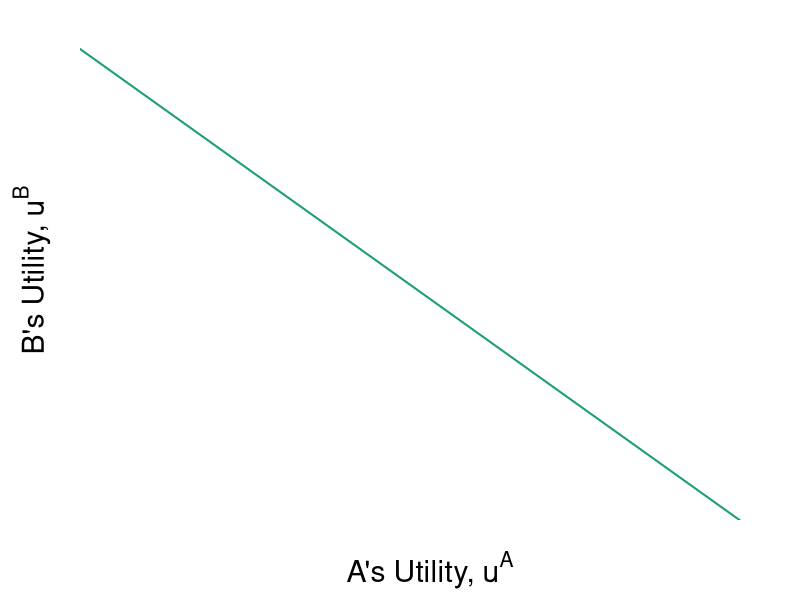

This figure's R source: (Note: this script raises an error after producing the figure.)
require(ggplot2)
require(shape)
require(plotrix)
#pdf(file = "property_fig8STEP1.pdf", width = 9, height = 7)
#pdf(file = "property_fig8STEP2.pdf", width = 9, height = 7)
pdf(file = "property/property_fig8.pdf", width = 9, height = 7)

#Set parameters for graphics
namesize <- 1.3
pointsize <- 1.8
axislabelsize <- 1.8
labelsize <- 1.5
namesize <- 1.8
annotatesize <- 1.5
graphlinewidth <- 2
segmentlinewidth <- 1.5

upf <- function(ub) {
  12.24745 - ub
}

#Welfare at z: (((9^0.5)*(1^0.5))^0.5)*(((1^0.5)*(14^0.5))^0.5)

swf.z <- function(ub, a = 0.5, W = 3.350369) {
  (((W)*(1/ub)^a)^(1/(1-a)))
}

uAlog <- function(xA, yA, alpha = 1/2){
  alpha*log(xA) + (1-alpha)*log(yA)
}

#Welfare at h: (((7^0.5)*(1.3^0.5))^0.5)*(((3^0.5)*(13.7^0.5))^0.5)
swf.h <- function(ub, a = 0.5, W = 4.397651) {
  (((W)*(1/ub)^a)^(1/(1-a)))
}

swf.f <- function(ub, a = 0.5, W = 5.612486) {
  (((W)*(1/ub)^a)^(1/(1-a)))
}


swf.g <- function(ub, a = 0.5, W = 5.2671) {
  (((W)*(1/ub)^a)^(1/(1-a)))
}

swf.i <- function(ub, a = 0.5, W = 6.123724) {
  (((W)*(1/ub)^a)^(1/(1-a)))
}


#W = (^0.6)(^0.4)


#Notes
#ua = (xa^0.5)*(ya^0.5)
#ub = ((10-xa)^05)*((15-ya)^0.5)

#ua = (10^0.5)*(15^0.5) = 12.24745
#ua_e = u(8,2) = (8^0.5)*(2^0.5) = 4

#Point g
# => x^A = 4/((3/2)^0.5) = 3.27 => x^B = 6.73
# => y^A = 3/2(x^A) = 4.9 => y^B = 10.1
#ua_g(4.9^0.5)*(3.27^0.5) = 4.002874
#ub_g(6.73^0.5)*(10.1^0.5) = 8.244574
#W = (4.002874^0.5)*(8.244574^0.5) = 5.744736

COL <- c("#1B9E77", "#D95F02", "#7570B3", "#E7298A", "#66A61E", "#E6AB02", "#A6761D", "#666666")
#COL <- c("#7fc97f", "#beaed4", "#fdc086", "#ffff99")
par(mar =  c(4, 4, 1, 1))
xlims <- c(0, 13)
ylims <- c(0, 13)


plot(0, 0, xlim = xlims, ylim = ylims, type = "n",
     xlab = "",
     ylab = "",
     xaxt = "n", 
     yaxt = "n", 
     cex.lab = axislabelsize, 
     bty = "n",
     xaxs="i", 
     yaxs="i")

npts <- 500 
npts2 <- 501
#Specify the sequences of points for graphing. 
xx1 <- seq(xlims[1], xlims[2], length.out = npts)
xx2 <- seq(xlims[1], xlims[2], length.out = npts)
xx3 <- seq(xlims[1], xlims[2], length.out = npts2)
xx4 <- seq(xlims[1], 13, length.out = npts2)

text(0.5*xlims[2], -1.3, expression(paste("A's Utility, ", u^A)), xpd = TRUE, cex = axislabelsize) 
text(-0.9, 0.5*ylims[2], expression(paste("B's Utility, ", u^B)), xpd = TRUE, cex = axislabelsize, srt = 90) 

#Draw the lines for the graphs
lines(xx1, upf(xx1), col = COL[1], lwd = graphlinewidth)
lines(xx1, swf.h(xx1), col = COLB[2], lwd = graphlinewidth, lty = 2)
lines(xx1, swf.z(xx1), col = COLB[2], lwd = graphlinewidth, lty = 2)
lines(xx1, swf.f(xx1), col = COLB[2], lwd = graphlinewidth, lty = 2)
lines(xx1, swf.g(xx1), col = COLB[2], lwd = graphlinewidth, lty = 2)
lines(xx1, swf.i(xx1), col = COLB[2], lwd = graphlinewidth)
#lines(xx2, solowCondition(xx2, delta = 5), col = COL[3], lwd = 4)
#lines(xx2, solowInfeas(xx2, delta = 5), col = COL[1], lwd = 4, lty = 2)

#Customize ticks and labels for the plot
ticksy <- seq(from = ylims[1], to = ylims[2], by = 1)
ylabels <- seq(from = ylims[1], to = ylims[2], by = 1)
ticksx <- seq(from =  xlims[1], to = xlims[2], by = 1)
xlabels <- seq(from = xlims[1], to = xlims[2], by = 1)
axis(1, at = ticksx, pos = 0, labels = xlabels)
axis(2, at = ticksy, pos = 0, labels = ylabels, las = 1)

#Annotation of the  graphs
#UPF
text(9.1, 0.5, expression(paste("Utility Possibilities Frontier")), cex = annotatesize)
#text(8.1, 0.8, expression(paste(u^B == (10^0.5)*(15^0.5) - u^A)), cex = annotatesize)

#Iso-welfare curve labels
text(10.5, 5.7, expression(paste("Social Planner's")), cex = annotatesize)
text(10.5, 5, expression(paste("Iso-welfare Curves")), cex = annotatesize)

#Annotate point g
#ua_g(2.44949^0.5)*(((3/2)*2.44949)^0.5) = 3
#ub_g((10 - 2.44949)^0.5)*(15 - (3/2)*2.44949)^0.5) = 9.247448
#W = (3^0.5)*(9.247448^0.5) = 5.2671
#points(8.24, 4, pch = 16, col = "black", cex = 1.5)
points(3, 9.247448, pch = 16, col = "black", cex = 1.5)
text(3 - 0.3, 9.247448 - 0.3, expression(g), cex = annotatesize)


#Annotate Point i
#(5^0.5)*(7.5^0.5) = 6.123724
#W = (6.123724^0.6)*(6.123724^0.4) = 6.123724

points(6.123724, 6.123724, pch = 16, col = "black", cex = 1.5)
text(6.3, 6.3, expression(i), cex = annotatesize)

#Annotate point f
#ua_f(6.95^0.5)*(10.45^0.5) = 8.573214
#ub_f(3^0.5)*(4.5^0.5) = 3.674235
#W = (8.573214^0.5)*(3.674235^0.5) = 5.744736
#W = (4.002874^0.6)*(8.244574^0.4) = 5.344295
points(8.522177, (1^0.5)*(14^0.5), pch = 16, col = "black", cex = 1.5)
text(8.522177 + 0.2, (1^0.5)*(14^0.5) + 0.2, expression(f), cex = annotatesize)

#Annotate point e.
#ua_e = (8^0.5)*(2^0.5) = 4
#ub_e = (2^0.5)*(13.1^0.5) = 5.118594
#W = (4^0.5)*(5.118594^0.5) = 4.524862
#W = (4^0.6)*(5.118594^0.4) = 4.41465
# For old endowment, 8,2 and 2, 13 
# points(5.12, 4, pch = 16, col = "black", cex = 1.5)
# text(4.9, 3.8, expression(z), cex = annotatesize)
#For new endowment, 9,1 and 1, 14 
points((9^0.5)*(1^0.5), (1^0.5)*(14^0.5), pch = 16, col = "black", cex = 1.5)
text((9^0.5)*(1^0.5) - 0.3, (1^0.5)*(14^0.5) - 0.3, 
     expression(z), cex = annotatesize)

points(3, (3^0.5)*(13.7^0.5), pch = 16, col = "black", cex = 1.5)
text(3 - 0.3, (3^0.5)*(13.7^0.5) - 0.3, 
     expression(h), cex = annotatesize)

# For guidance when drawing the figures. 
# segments(3, 0, 3, ylims[2], lty = 2, col = "darkgray", lwd = 2)
# segments(0, 3.741657, xlims[2], 3.741657, lty = 2, col = "darkgray", lwd = 2)

dev.off()
